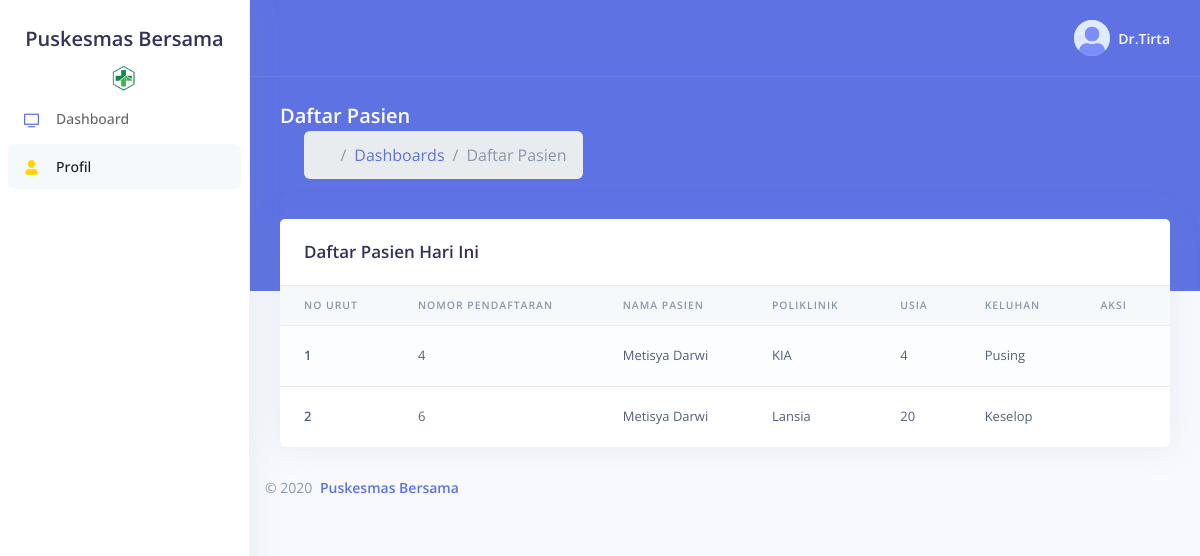
The app's page /admin/navigation/dashboard.php (signed in) with its own data.
### tables this page shows
CREATE TABLE `user` (
  `id` int(10) UNSIGNED NOT NULL,
  `username` text NOT NULL,
  `email` text NOT NULL,
  `password` text NOT NULL,
  `full_name` text NOT NULL,
  `user_type` int(11) NOT NULL DEFAULT 1,
  `birth_date` date DEFAULT NULL,
  `address` text NOT NULL,
  `city` text NOT NULL,
  `country` text NOT NULL DEFAULT 'Indonesia',
  `postal_code` int(11) NOT NULL,
  `bio` text NOT NULL DEFAULT '-'
);

CREATE TABLE `antrian_pasien` (
  `id` int(10) UNSIGNED NOT NULL,
  `username` text NOT NULL,
  `name` text NOT NULL,
  `poliklinik` text NOT NULL,
  `age` int(10) UNSIGNED NOT NULL,
  `symptom` text NOT NULL,
  `date` datetime NOT NULL
);

### admin/navigation/dashboard.php (the view, shortened to what this page needs)
<?php
require_once 'header_navigation.php';
  $no = 1;
  if (!isset($_SESSION['userId'])) {
    echo "<script>window.location.href = './pages/signin.php'; </script>";
    exit();
  } else {
    if ($userData['user_type'] == 1 || $userData['user_type'] == 2) {
      $query = $pdo->prepare("SELECT * FROM antrian_pasien");
      $query->execute();
      $datas = $query->fetchAll(PDO::FETCH_ASSOC);
    }
  }
?>
    <div class="header bg-primary pb-6">
      <div class="container-fluid">
        <div class="header-body">
          <div class="row align-items-center py-4">
            <div class="col-lg-6 col-7">
              <h6 class="h2 text-white d-inline-block mb-0">Daftar Pasien</h6>
              <nav aria-label="breadcrumb" class="d-none d-md-inline-block ml-md-4">
                <ol class="breadcrumb breadcrumb-links breadcrumb-dark">
                  <li class="breadcrumb-item"><a href="dashboard.php?page=dashboard"><i class="fas fa-home"></i></a></li>
                  <li class="breadcrumb-item"><a href="dashboard.php?page=dashboard">Dashboards</a></li>
                  <li class="breadcrumb-item active" aria-current="page">Daftar Pasien</li>
                </ol>
              </nav>
            </div>
          </div>
        </div>
      </div>
    </div>
    <div class="container-fluid mt--6">
      <div class="row">
        <div class="col-xl-12 ">
          <div class="card">
            <div class="card-header border-0">
              <div class="row align-items-center">
                <div class="col">
                  <h3 class="mb-0">
                    <?php if ($userData['user_type'] == 0) {
                      echo "Riwayat Kunjungan Anda";
                     } else {
                       echo "Daftar Pasien Hari Ini";
                     } ?>
                  </h3>
                </div>
              </div>
            </div>
            <div class="table-responsive">
              <table class="table align-items-center table-flush table-striped table-hover">
                <thead class="thead-light">
                  <tr>
                    <?php if ($userData['user_type'] == 0) { ?>
                      <th scope="col">No</th>
                      <th scope="col">Penyakit Diderita</th>
                      <th scope="col">Obat Digunakan</th>
                      <th scope="col">Catatan</th>
                      <th scope="col">Tanggal Kunjungan</th>
                      <th scope="col">Transaksi</th>
                    <?php } else { ?>
                      <th scope="col">No Urut</th>
                      <th scope="col">Nomor Pendaftaran</th>
                      <th scope="col">Nama Pasien</th>
                      <th scope="col">Poliklinik</th>
                      <th scope="col">Usia</th>
                      <th scope="col">Keluhan</th>
                      <th scope="col">Aksi</th>
                    <?php } ?>
                  </tr>
                </thead>
                <tbody>
                <?php
                  if ($userData['user_type'] == 0) {
                    if(!empty($datas)) { foreach ($datas as $data) {
                      $queryMedicine = $pdo->prepare("SELECT *, obat.id AS id_medicine FROM riwayat_obat INNER JOIN obat ON riwayat_obat.id_medicine = obat.id WHERE riwayat_obat.id_visithistory = ?");
                      $queryMedicine->execute([$data['id_visithistory']]);
                      $medicines = $queryMedicine->fetchAll(PDO::FETCH_ASSOC);
                      $medicine = [];
                      ?>
                      <tr>
                        <th scope="row">
                          <?= $no++ ?>
                        </th>
                        <th>
                          <?= $data['disease'] ?>
                        </th>
                        <td>
                          <?php foreach($medicines as $drug) { ?>
                            <?php echo $drug['name'] . ' | ' . $drug['dose'] ?> <hr class="my-1"/>
                          <?php } ?>
                        </td>
                        <td>
                          <?= $data['note'] ?>
                        </td>
                        <td>
                          <?= $data['visit_date'] ?>
                        </td>
                        <td>
                          Biaya Berobat : Rp <?= number_format($data['total'], 0, '.', ',') ?>
                          <hr class="my-1" />
                          Total Bayar : Rp <?= number_format($data['bayar'], 0, '.', ',') ?>
                          <?php if ($data['kembali'] > 0): ?>
                          <hr class="my-1" />
                          Kembali : Rp <?= number_format($data['kembali'], 0, '.', ',') ?>
                          <?php endif ?>
                        </td>
                      </tr>
                    <?php } } else { ?>
                      <tr>
                        <td></td>
                        <td><h4>Anda belum memiliki riwayat kunjungan, silahkan mendaftarkan diri anda</h4></td>
                      </tr>
                    <?php }
                  } elseif ($userData['user_type'] == 1) {
                    if(!empty($datas)) { foreach ($datas as $data) { ?>
                     <tr>
                       <th scope="row">
                         <?= $no++ ?>
                       </th>
                       <td>
                         <?= $data['id'] ?>
                       </td>
                       <td>
                         <?= $data['name'] ?>
                       </td>
                       <td>
                         <?= $data['poliklinik'] ?>
                       </td>
                       <td>
                         <?= $data['age'] ?>
                       </td>
                       <td>
                         <?= $data['symptom'] ?>
                       </td>
                        <td>
                          <div class="dropdown">
                            <a href="#"
                              class="btn btn-sm btn-icon-only-text-light"
                              role="button"
                              data-toggle="dropdown"
                              aria-haspopup="true"
                              aria-expanded="false">
                              <i class="fa fa-ellipsis-v"></i>
                            </a>
                          </div>
                        </td>
                     </tr>
                   <?php }  }
                  }
                ?>
                </tbody>
              </table>
            </div>
          </div>
        </div>
<?php require_once 'footer_dashboard.php'; ?>

### admin/navigation/header_navigation.php (shortened to what this page needs)
<?php
  require_once 'nav_header_dashboard.php';
?>
<div class="main-content" id="panel">
    <nav class="navbar navbar-top navbar-expand navbar-dark bg-primary border-bottom">
      <div class="container-fluid">
        <div class="collapse navbar-collapse" id="navbarSupportedContent">
          <ul class="navbar-nav align-items-center  ml-auto ml-md-0 ">
            <li class="nav-item dropdown">
              <a class="nav-link pr-0" href="#" role="button" data-toggle="dropdown" aria-haspopup="true" aria-expanded="false">
                <div class="media align-items-center">
                  <span class="avatar avatar-sm rounded-circle">
                    <img alt="Image placeholder" src="../assets/img/theme/team-4.jpg">
                  </span>
                  <div class="media-body  ml-2  d-none d-lg-block">
                    <span class="mb-0 text-sm  font-weight-bold"><?= $userData['full_name'] ?></span>
                  </div>
                </div>
              </a>
            </li>
          </ul>
        </div>
      </div>
    </nav>

### records on screen
user: full_name "Dr.Tirta"
antrian_pasien: id "4", name "Metisya Darwi", poliklinik "KIA", age "4", symptom "Pusing"
antrian_pasien: id "6", name "Metisya Darwi", poliklinik "Lansia", age "20", symptom "Keselop"
